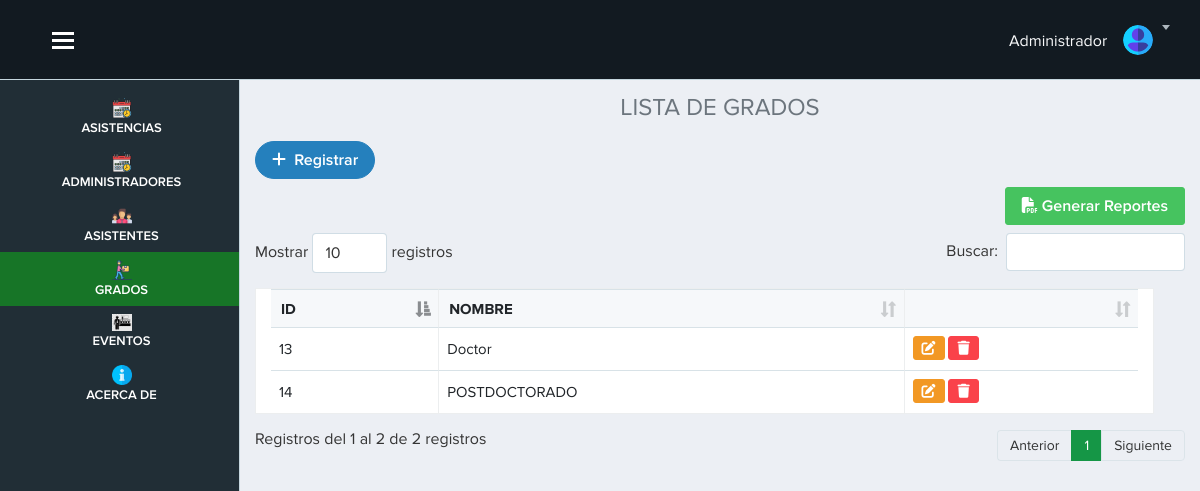
The app's page /vista/cargo.php (signed in), older data.
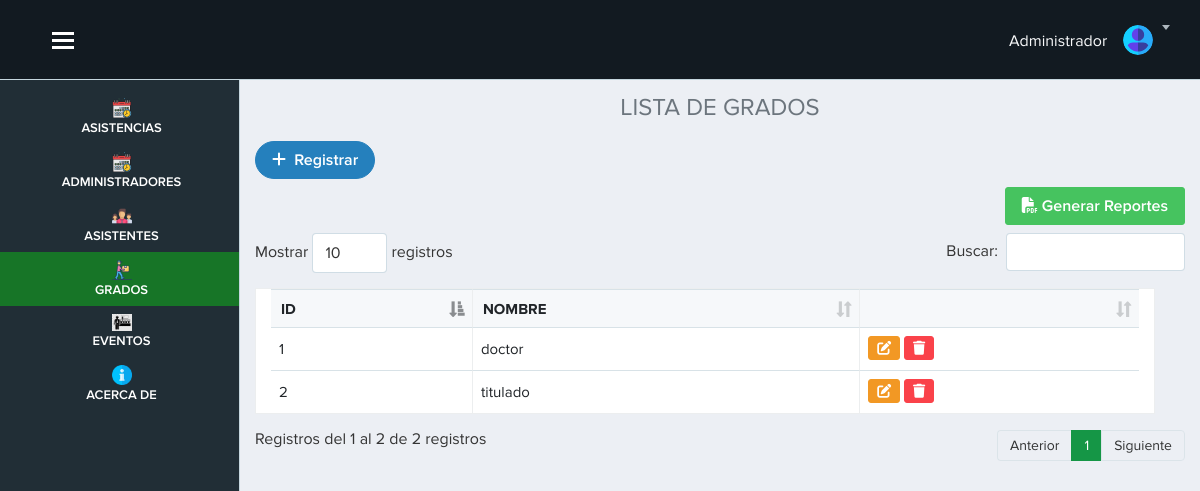
The same page, newer data.
### tables this page shows
CREATE TABLE `cargo`  (
  `id_cargo` int NOT NULL AUTO_INCREMENT,
  `nombre` varchar(100) NULL DEFAULT NULL,
  PRIMARY KEY (`id_cargo`) USING BTREE
);

### vista/cargo.php (the view, shortened to what this page needs)
<?php require('./layout/topbar.php'); ?>
<?php require('./layout/sidebar.php'); ?>
<div class="page-content">
    <h4 class="text-center text-secondary">LISTA DE GRADOS</h4>
    <?php
      include "../modelo/conexion.php";
      $sql=$conexion->query(" SELECT * from cargo");
    ?>
    <a href="registro_cargo.php" class="btn btn-primary btn-rounded mb-2"><i class="fas fa-plus"></i> &nbsp;Registrar</a>
    <div class="text-right mb-2">
      <a href="fpdf/reportecargoV.php" target="_blank" class="btn btn-success"><i class="fas fa-file-pdf"></i> Generar Reportes</a>
    </div>
    <table class="table table-bordered table-hover col-sm-12" id="example">
      <thead>
        <tr>
          <th scope="col">ID</th>
          <th scope="col">NOMBRE</th>
          <th></th>
        </tr>
      </thead>
      <tbody>
        <?php
          while($datos=$sql->fetch_object()) { ?>
          <tr>
            <td><?= $datos->id_cargo ?></td>
            <td><?= $datos->nombre ?></td>
            <td>
            <a href="" data-toggle="modal" data-target="#exampleModal<?= $datos->id_cargo ?>" class="btn btn-warning btn-sm"><i class="fas fa-edit"></i></a>
            <a href="cargo.php?id=<?= $datos->id_cargo ?>" onclick="advertencia(event)" class="btn btn-danger btn-sm"><i class="fas fa-trash"></i></a>
            </td>
          </tr>
        <?php  }
        ?>
      </tbody>
    </table>
</div>
</div>
<?php require('./layout/footer.php'); ?>

Row changes from the older to the newer data that the page shows:
removed cargo: id_cargo "13", nombre "Doctor"
removed cargo: id_cargo "14", nombre "POSTDOCTORADO"
added cargo: id_cargo "1", nombre "doctor"
added cargo: id_cargo "2", nombre "titulado"
